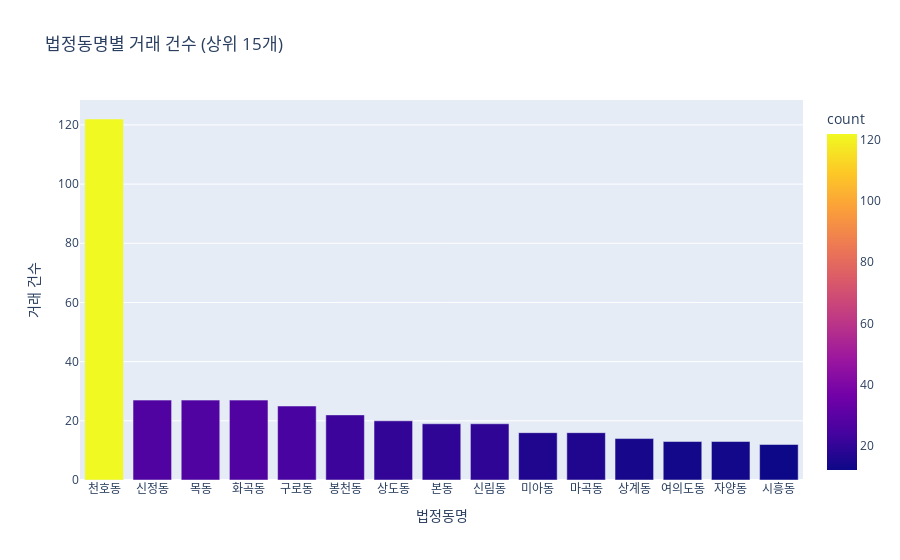

Notebook code for this chart:
### Markdown cell above
### 1. 법정동명별 거래 건수 시각화 (상위 15개)

### Code cell
fig1 = px.bar(df_api['법정동명'].value_counts().reset_index().head(15), 
             x='법정동명', y='count', 
             title='법정동명별 거래 건수 (상위 15개)',
             color='count')
fig1.update_layout(xaxis_title='법정동명', yaxis_title='거래 건수')
fig1.show()

### Figure 1 — Plotly figure (JSON) as saved in the notebook; plotly's stock layout.template omitted (floating-point values rounded to 4 significant figures)
{"data": [{"hovertemplate": "법정동명=%{x}<br>count=%{marker.color}<extra></extra>", "legendgroup": "", "marker": {"color": [122, 27, 27, 27, 25, 22, 20, 19, 19, 16, 16, 14, 13, 13, 12], "coloraxis": "coloraxis", "pattern": {"shape": ""}}, "name": "", "orientation": "v", "showlegend": false, "textposition": "auto", "type": "bar", "x": ["천호동", "신정동", "목동", "화곡동", "구로동", "봉천동", "상도동", "본동", "신림동", "미아동", "마곡동", "상계동", "여의도동", "자양동", "시흥동"], "xaxis": "x", "y": [122, 27, 27, 27, 25, 22, 20, 19, 19, 16, 16, 14, 13, 13, 12], "yaxis": "y"}], "layout": {"barmode": "relative", "coloraxis": {"colorbar": {"title": {"text": "count"}}, "colorscale": [[0, "#0d0887"], [0.1111, "#46039f"], [0.2222, "#7201a8"], [0.3333, "#9c179e"], [0.4444, "#bd3786"], [0.5556, "#d8576b"], [0.6667, "#ed7953"], [0.7778, "#fb9f3a"], [0.8889, "#fdca26"], [1, "#f0f921"]]}, "legend": {"tracegroupgap": 0}, "title": {"text": "법정동명별 거래 건수 (상위 15개)"}, "xaxis": {"anchor": "y", "domain": [0, 1], "title": {"text": "법정동명"}}, "yaxis": {"anchor": "x", "domain": [0, 1], "title": {"text": "거래 건수"}}}}
